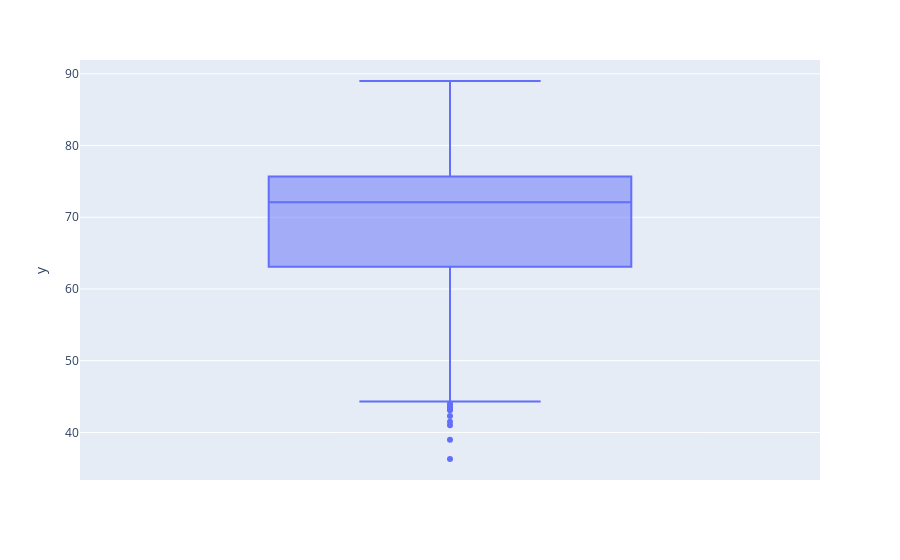

Notebook cell for this chart:
### Code cell
# Explorando plotly. A diferencia de seaborn, plotly es interactivo

px.box(y=df["Esperanza de vida"])

### Figure 1 — Plotly figure (JSON) as saved in the notebook; plotly's stock layout.template omitted (floating-point values rounded to 4 significant figures; data arrays with more than 128 entries replaced by an {"elided": "..."} marker saying what was removed)
{"data": [{"alignmentgroup": "True", "hovertemplate": "y=%{y}<extra></extra>", "legendgroup": "", "marker": {"color": "#636efa"}, "name": "", "notched": false, "offsetgroup": "", "orientation": "v", "showlegend": false, "type": "box", "x0": " ", "xaxis": "x", "y": {"elided": "2928 float values"}, "y0": " ", "yaxis": "y"}], "layout": {"boxmode": "group", "legend": {"tracegroupgap": 0}, "margin": {"t": 60}, "xaxis": {"anchor": "y", "domain": [0, 1]}, "yaxis": {"anchor": "x", "domain": [0, 1], "title": {"text": "y"}}}}
